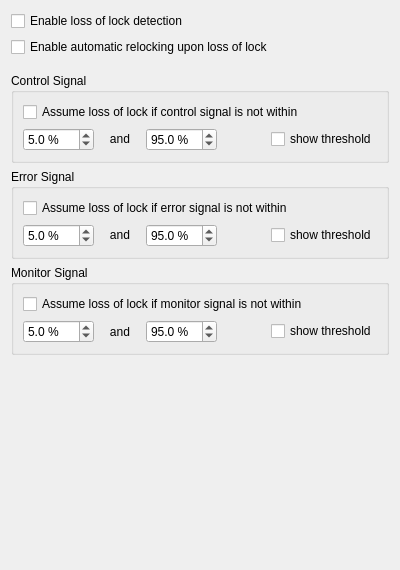
<?xml version="1.0" encoding="UTF-8"?>
<ui version="4.0">
 <class>Form</class>
 <widget class="QWidget" name="Form">
  <property name="geometry">
   <rect>
    <x>0</x>
    <y>0</y>
    <width>400</width>
    <height>570</height>
   </rect>
  </property>
  <property name="sizePolicy">
   <sizepolicy hsizetype="MinimumExpanding" vsizetype="Preferred">
    <horstretch>0</horstretch>
    <verstretch>0</verstretch>
   </sizepolicy>
  </property>
  <property name="minimumSize">
   <size>
    <width>400</width>
    <height>0</height>
   </size>
  </property>
  <property name="windowTitle">
   <string>Form</string>
  </property>
  <layout class="QVBoxLayout" name="verticalLayout">
   <item>
    <widget class="QCheckBox" name="lossOfLockDetectionCheckBox">
     <property name="text">
      <string>Enable loss of lock detection</string>
     </property>
    </widget>
   </item>
   <item>
    <widget class="QCheckBox" name="automaticRelockingCheckbox">
     <property name="text">
      <string>Enable automatic relocking upon loss of lock</string>
     </property>
    </widget>
   </item>
   <item>
    <spacer name="verticalSpacer_2">
     <property name="orientation">
      <enum>Qt::Vertical</enum>
     </property>
     <property name="sizeType">
      <enum>QSizePolicy::Fixed</enum>
     </property>
     <property name="sizeHint" stdset="0">
      <size>
       <width>20</width>
       <height>10</height>
      </size>
     </property>
    </spacer>
   </item>
   <item>
    <widget class="QGroupBox" name="controlSignalGroupBox">
     <property name="title">
      <string>Control Signal</string>
     </property>
     <layout class="QVBoxLayout" name="verticalLayout_2">
      <item>
       <widget class="QCheckBox" name="lossOfLockDetectionOnControlChannelCheckBox">
        <property name="text">
         <string>Assume loss of lock if control signal is not within</string>
        </property>
       </widget>
      </item>
      <item>
       <layout class="QHBoxLayout" name="horizontalLayout">
        <item>
         <widget class="CustomDoubleSpinBoxNoSign" name="lossOfLockDetectionOnControlChannelMinSpinBox">
          <property name="suffix">
           <string> %</string>
          </property>
          <property name="decimals">
           <number>1</number>
          </property>
          <property name="maximum">
           <double>100.000000000000000</double>
          </property>
          <property name="value">
           <double>5.000000000000000</double>
          </property>
         </widget>
        </item>
        <item>
         <widget class="QLabel" name="label_8">
          <property name="sizePolicy">
           <sizepolicy hsizetype="Preferred" vsizetype="Fixed">
            <horstretch>0</horstretch>
            <verstretch>0</verstretch>
           </sizepolicy>
          </property>
          <property name="text">
           <string>   and   </string>
          </property>
         </widget>
        </item>
        <item>
         <widget class="CustomDoubleSpinBoxNoSign" name="lossOfLockDetectionOnControlChannelMaxSpinBox">
          <property name="suffix">
           <string> %</string>
          </property>
          <property name="decimals">
           <number>1</number>
          </property>
          <property name="maximum">
           <double>100.000000000000000</double>
          </property>
          <property name="value">
           <double>95.000000000000000</double>
          </property>
         </widget>
        </item>
        <item>
         <spacer name="horizontalSpacer_3">
          <property name="orientation">
           <enum>Qt::Horizontal</enum>
          </property>
          <property name="sizeHint" stdset="0">
           <size>
            <width>40</width>
            <height>20</height>
           </size>
          </property>
         </spacer>
        </item>
        <item>
         <widget class="QCheckBox" name="plotControlSignalThresholdCheckBox">
          <property name="text">
           <string>show threshold</string>
          </property>
         </widget>
        </item>
       </layout>
      </item>
     </layout>
    </widget>
   </item>
   <item>
    <widget class="QGroupBox" name="errorSignalgroupBox">
     <property name="sizePolicy">
      <sizepolicy hsizetype="Minimum" vsizetype="Preferred">
       <horstretch>0</horstretch>
       <verstretch>0</verstretch>
      </sizepolicy>
     </property>
     <property name="title">
      <string>Error Signal</string>
     </property>
     <layout class="QVBoxLayout" name="verticalLayout_3">
      <item>
       <widget class="QCheckBox" name="lossOfLockDetectionOnErrorChannelCheckBox">
        <property name="text">
         <string>Assume loss of lock if error signal is not within</string>
        </property>
       </widget>
      </item>
      <item>
       <layout class="QHBoxLayout" name="horizontalLayout_2">
        <item>
         <widget class="CustomDoubleSpinBoxNoSign" name="lossOfLockDetectionOnErrorChannelMinSpinBox">
          <property name="suffix">
           <string> %</string>
          </property>
          <property name="decimals">
           <number>1</number>
          </property>
          <property name="maximum">
           <double>100.000000000000000</double>
          </property>
          <property name="value">
           <double>5.000000000000000</double>
          </property>
         </widget>
        </item>
        <item>
         <widget class="QLabel" name="label_5">
          <property name="sizePolicy">
           <sizepolicy hsizetype="Preferred" vsizetype="Fixed">
            <horstretch>0</horstretch>
            <verstretch>0</verstretch>
           </sizepolicy>
          </property>
          <property name="text">
           <string>   and   </string>
          </property>
         </widget>
        </item>
        <item>
         <widget class="CustomDoubleSpinBoxNoSign" name="lossOfLockDetectionOnErrorChannelMaxSpinBox">
          <property name="suffix">
           <string> %</string>
          </property>
          <property name="decimals">
           <number>1</number>
          </property>
          <property name="maximum">
           <double>100.000000000000000</double>
          </property>
          <property name="value">
           <double>95.000000000000000</double>
          </property>
         </widget>
        </item>
        <item>
         <spacer name="horizontalSpacer_2">
          <property name="orientation">
           <enum>Qt::Horizontal</enum>
          </property>
          <property name="sizeHint" stdset="0">
           <size>
            <width>40</width>
            <height>20</height>
           </size>
          </property>
         </spacer>
        </item>
        <item>
         <widget class="QCheckBox" name="plotErrorSignalThresholdCheckBox">
          <property name="text">
           <string>show threshold</string>
          </property>
         </widget>
        </item>
       </layout>
      </item>
     </layout>
    </widget>
   </item>
   <item>
    <widget class="QGroupBox" name="monitorSignalGroupBox">
     <property name="title">
      <string>Monitor Signal</string>
     </property>
     <layout class="QVBoxLayout" name="verticalLayout_4">
      <item>
       <widget class="QCheckBox" name="lossOfLockDetectionOnMonitorChannelCheckBox">
        <property name="text">
         <string>Assume loss of lock if monitor signal is not within</string>
        </property>
       </widget>
      </item>
      <item>
       <layout class="QHBoxLayout" name="horizontalLayout_3">
        <item>
         <widget class="CustomDoubleSpinBoxNoSign" name="lossOfLockDetectionOnMonitorChannelMinSpinBox">
          <property name="suffix">
           <string> %</string>
          </property>
          <property name="decimals">
           <number>1</number>
          </property>
          <property name="maximum">
           <double>100.000000000000000</double>
          </property>
          <property name="value">
           <double>5.000000000000000</double>
          </property>
         </widget>
        </item>
        <item>
         <widget class="QLabel" name="label">
          <property name="sizePolicy">
           <sizepolicy hsizetype="Minimum" vsizetype="Minimum">
            <horstretch>0</horstretch>
            <verstretch>0</verstretch>
           </sizepolicy>
          </property>
          <property name="text">
           <string>   and   </string>
          </property>
         </widget>
        </item>
        <item>
         <widget class="CustomDoubleSpinBoxNoSign" name="lossOfLockDetectionOnMonitorChannelMaxSpinBox">
          <property name="suffix">
           <string> %</string>
          </property>
          <property name="decimals">
           <number>1</number>
          </property>
          <property name="maximum">
           <double>100.000000000000000</double>
          </property>
          <property name="value">
           <double>95.000000000000000</double>
          </property>
         </widget>
        </item>
        <item>
         <spacer name="horizontalSpacer">
          <property name="orientation">
           <enum>Qt::Horizontal</enum>
          </property>
          <property name="sizeHint" stdset="0">
           <size>
            <width>40</width>
            <height>20</height>
           </size>
          </property>
         </spacer>
        </item>
        <item>
         <widget class="QCheckBox" name="plotMonitorSignalThresholdCheckBox">
          <property name="text">
           <string>show threshold</string>
          </property>
         </widget>
        </item>
       </layout>
      </item>
     </layout>
    </widget>
   </item>
   <item>
    <spacer name="verticalSpacer">
     <property name="orientation">
      <enum>Qt::Vertical</enum>
     </property>
     <property name="sizeHint" stdset="0">
      <size>
       <width>20</width>
       <height>40</height>
      </size>
     </property>
    </spacer>
   </item>
  </layout>
 </widget>
 <customwidgets>
  <customwidget>
   <class>CustomDoubleSpinBoxNoSign</class>
   <extends>QDoubleSpinBox</extends>
   <header location="global">spin_box.h</header>
  </customwidget>
 </customwidgets>
 <resources/>
 <connections/>
</ui>
